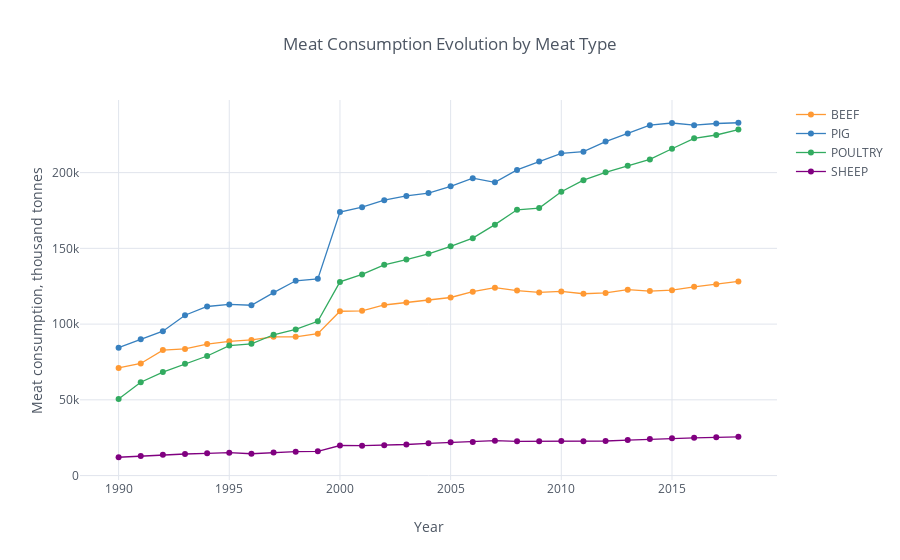

Write notebook code for a chart like this one.
### Code cell
# Option 2: build a graph based on the df_year_type_pivot dataframe

df_year_type_pivot.iplot(kind='line',
                         mode='lines+markers',
                         size=6,
                         x='TIME',
                         title='Meat Consumption Evolution by Meat Type',
                         xTitle='Year',
                         yTitle='Meat consumption, thousand tonnes')

### Figure 1 — Plotly figure (JSON) as saved in the notebook; plotly's stock layout.template omitted (floating-point values rounded to 4 significant figures)
{"data": [{"line": {"color": "rgba(255, 153, 51, 1.0)", "dash": "solid", "shape": "linear", "width": 1.3}, "marker": {"size": 6, "symbol": "circle"}, "mode": "lines+markers", "name": "BEEF", "text": "", "type": "scatter", "uid": "267b5609-6a46-4901-9c01-194959904a41", "x": [1990, 1991, 1992, 1993, 1994, 1995, 1996, 1997, 1998, 1999, 2000, 2001, 2002, 2003, 2004, 2005, 2006, 2007, 2008, 2009, 2010, 2011, 2012, 2013, 2014, 2015, 2016, 2017, 2018], "y": [71089, 74012, 82849, 83594, 86789, 88620, 89579, 91603, 91595, 93681, 108500, 108742, 112613, 114247, 115762, 117566, 121430, 124058, 122125, 120944, 121559, 120044, 120585, 122724, 121809, 122418, 124626, 126266, 128188]}, {"line": {"color": "rgba(55, 128, 191, 1.0)", "dash": "solid", "shape": "linear", "width": 1.3}, "marker": {"size": 6, "symbol": "circle"}, "mode": "lines+markers", "name": "PIG", "text": "", "type": "scatter", "uid": "8498a309-0b3c-4326-94c8-797e54cc7c9d", "x": [1990, 1991, 1992, 1993, 1994, 1995, 1996, 1997, 1998, 1999, 2000, 2001, 2002, 2003, 2004, 2005, 2006, 2007, 2008, 2009, 2010, 2011, 2012, 2013, 2014, 2015, 2016, 2017, 2018], "y": [84457, 89966, 95298, 105873, 111632, 113009, 112443, 120809, 128588, 129884, 173950, 177211, 181784, 184613, 186480, 190995, 196323, 193595, 201813, 207322, 212735, 213803, 220506, 225904, 231298, 232772, 231306, 232414, 232923]}, {"line": {"color": "rgba(50, 171, 96, 1.0)", "dash": "solid", "shape": "linear", "width": 1.3}, "marker": {"size": 6, "symbol": "circle"}, "mode": "lines+markers", "name": "POULTRY", "text": "", "type": "scatter", "uid": "53dc3d05-c0e5-4f63-af85-aaaac52e3061", "x": [1990, 1991, 1992, 1993, 1994, 1995, 1996, 1997, 1998, 1999, 2000, 2001, 2002, 2003, 2004, 2005, 2006, 2007, 2008, 2009, 2010, 2011, 2012, 2013, 2014, 2015, 2016, 2017, 2018], "y": [50556, 61594, 68323, 73748, 78938, 85820, 87003, 92962, 96502, 101826, 127861, 132802, 139134, 142583, 146405, 151381, 156727, 165660, 175435, 176626, 187393, 195006, 200190, 204474, 208709, 215781, 222615, 224835, 228455]}, {"line": {"color": "rgba(128, 0, 128, 1.0)", "dash": "solid", "shape": "linear", "width": 1.3}, "marker": {"size": 6, "symbol": "circle"}, "mode": "lines+markers", "name": "SHEEP", "text": "", "type": "scatter", "uid": "442dc71e-de65-4d5f-934d-a201b04f6932", "x": [1990, 1991, 1992, 1993, 1994, 1995, 1996, 1997, 1998, 1999, 2000, 2001, 2002, 2003, 2004, 2005, 2006, 2007, 2008, 2009, 2010, 2011, 2012, 2013, 2014, 2015, 2016, 2017, 2018], "y": [12101, 12845, 13728, 14234, 14700, 15144, 14421, 15241, 15777, 16019, 19851, 19728, 20016, 20529, 21292, 21923, 22216, 23017, 22601, 22631, 22752, 22711, 22825, 23457, 24075, 24672, 24927, 25284, 25552]}], "layout": {"legend": {"bgcolor": "#FFFFFF", "font": {"color": "#4D5663"}}, "paper_bgcolor": "#FFFFFF", "plot_bgcolor": "#FFFFFF", "title": {"font": {"color": "#4D5663"}, "text": "Meat Consumption Evolution by Meat Type"}, "xaxis": {"gridcolor": "#E1E5ED", "showgrid": true, "tickfont": {"color": "#4D5663"}, "title": {"font": {"color": "#4D5663"}, "text": "Year"}, "zerolinecolor": "#E1E5ED"}, "yaxis": {"gridcolor": "#E1E5ED", "showgrid": true, "tickfont": {"color": "#4D5663"}, "title": {"font": {"color": "#4D5663"}, "text": "Meat consumption, thousand tonnes"}, "zerolinecolor": "#E1E5ED"}}}
